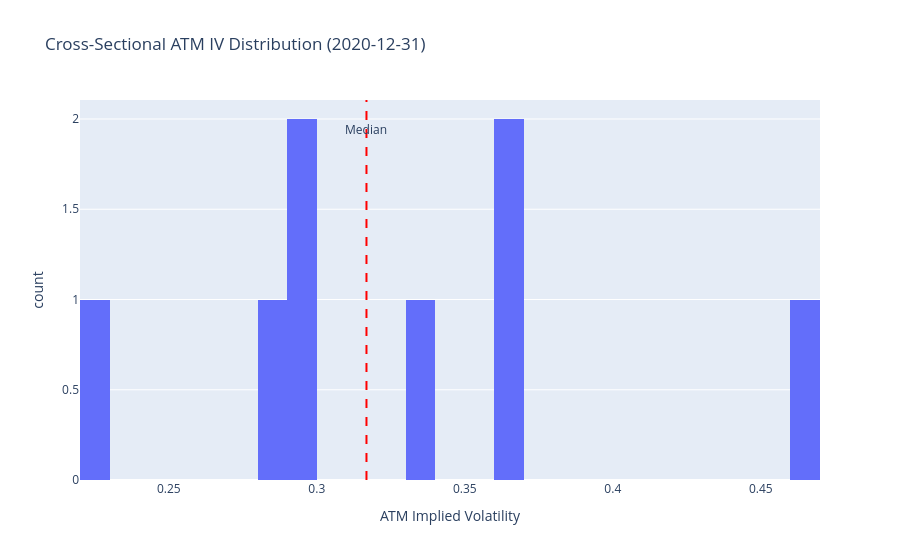

The notebook cell this image was saved under:
### Code cell
# IV distribution across universe
fig = px.histogram(
    cross_section.to_pandas(),
    x="iv_atm",
    nbins=40,
    title=f"Cross-Sectional ATM IV Distribution ({sample_date})",
    labels={"iv_atm": "ATM Implied Volatility", "count": "Number of Symbols"},
)
median_iv = float(cross_section["iv_atm"].median())
fig.add_vline(x=median_iv, line_dash="dash", line_color="red")
fig.add_annotation(x=median_iv, y=0.95, yref="paper", text="Median", showarrow=False)
fig.show()

### Figure 1 — Plotly figure (JSON) as saved in the notebook; plotly's stock layout.template omitted (floating-point values rounded to 4 significant figures)
{"data": [{"bingroup": "x", "hovertemplate": "ATM Implied Volatility=%{x}<br>count=%{y}<extra></extra>", "legendgroup": "", "marker": {"color": "#636efa", "pattern": {"shape": ""}}, "name": "", "nbinsx": 40, "orientation": "v", "showlegend": false, "type": "histogram", "x": [0.4609, 0.3685, 0.3678, 0.3357, 0.2978, 0.2941, 0.2824, 0.2206], "xaxis": "x", "yaxis": "y"}], "layout": {"annotations": [{"showarrow": false, "text": "Median", "x": 0.3168, "y": 0.95, "yref": "paper"}], "barmode": "relative", "legend": {"tracegroupgap": 0}, "shapes": [{"line": {"color": "red", "dash": "dash"}, "type": "line", "x0": 0.3168, "x1": 0.3168, "xref": "x", "y0": 0, "y1": 1, "yref": "y domain"}], "title": {"text": "Cross-Sectional ATM IV Distribution (2020-12-31)"}, "xaxis": {"anchor": "y", "domain": [0.0, 1.0], "title": {"text": "ATM Implied Volatility"}}, "yaxis": {"anchor": "x", "domain": [0.0, 1.0], "title": {"text": "count"}}}}
